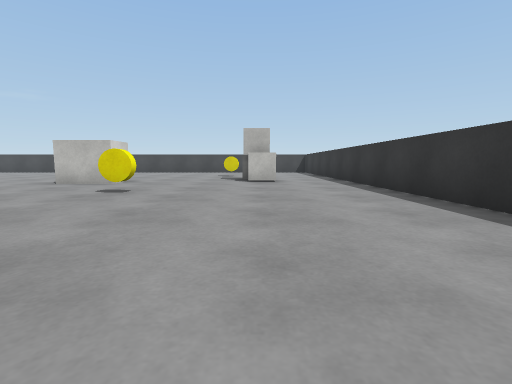
view 1 (above)

16 first-person views from a walk through a Unity game level. The camera is 0.55 m above the floor, tilts 6° down and sees 85° across. The floor is counted in squares, 1 m on a side. Each view is taken from the middle of a square. On the plan, view 1 faces up. The plan holds only what a view shows up to about 9 squares ahead; the rest is blank. The player character is not drawn. Surface patterns are stand-ins for the level's own textures.

view 2
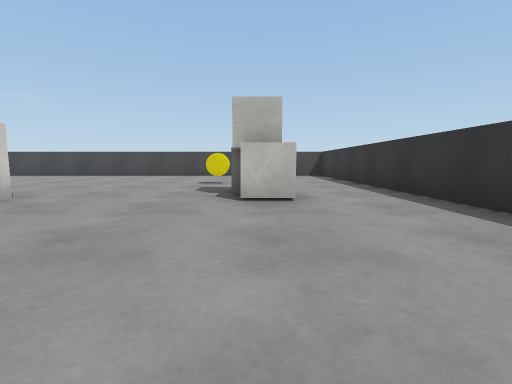

view 3
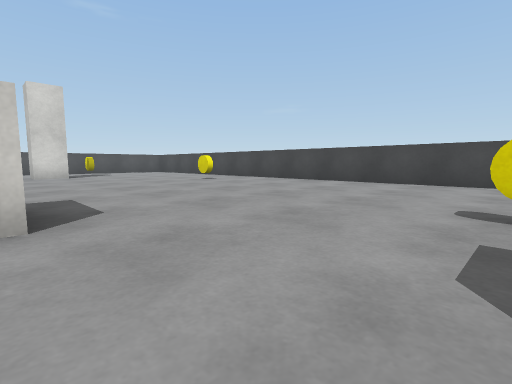

view 4
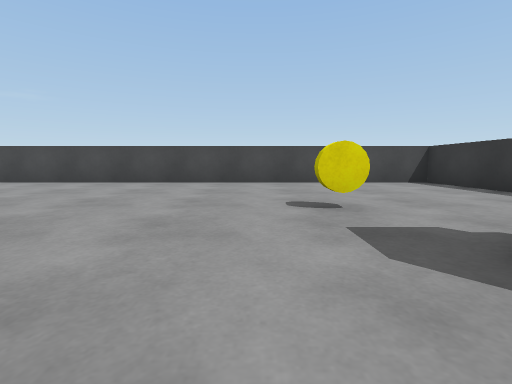

view 5
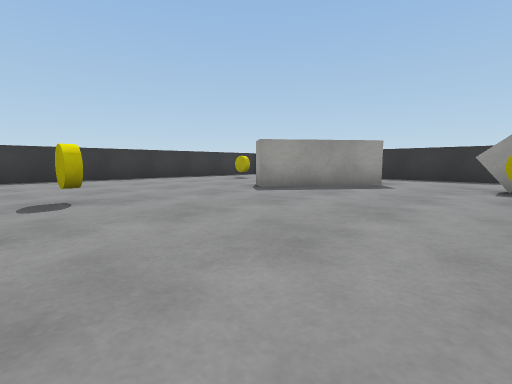

view 6
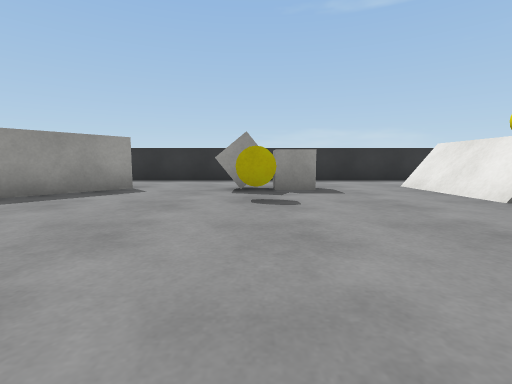

view 7
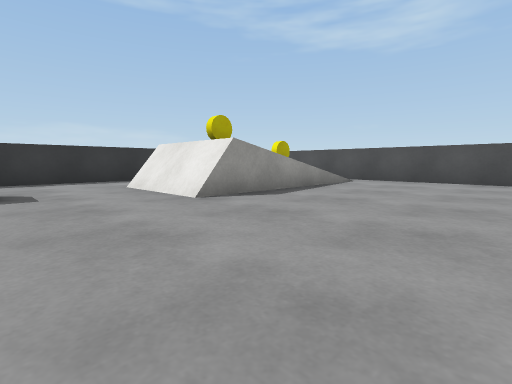

view 8
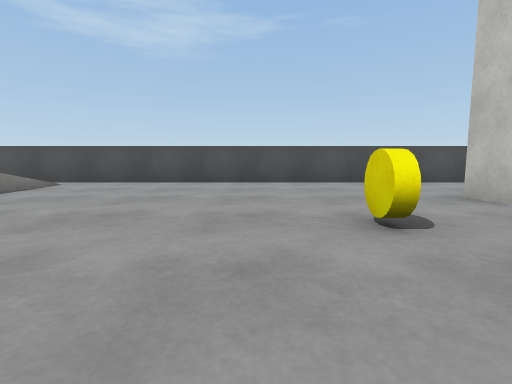

view 9
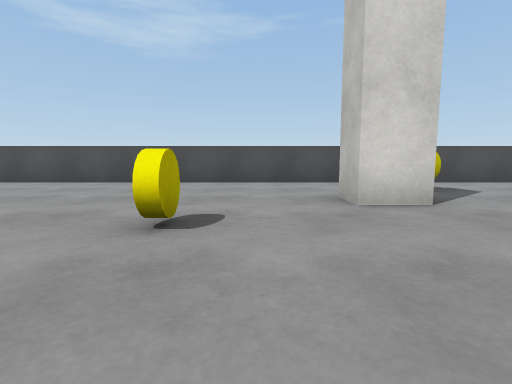

view 10
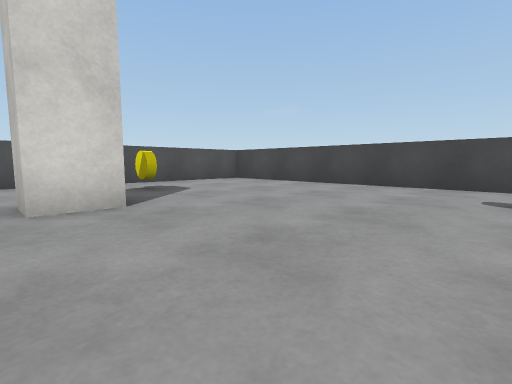

view 11
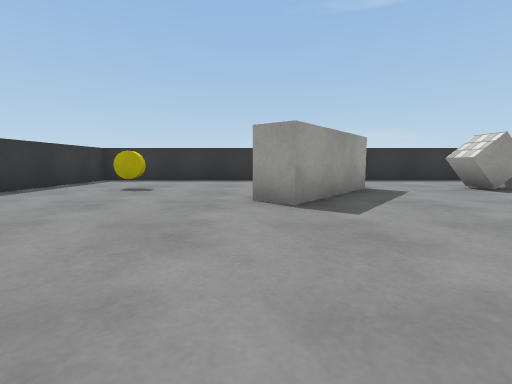

view 12
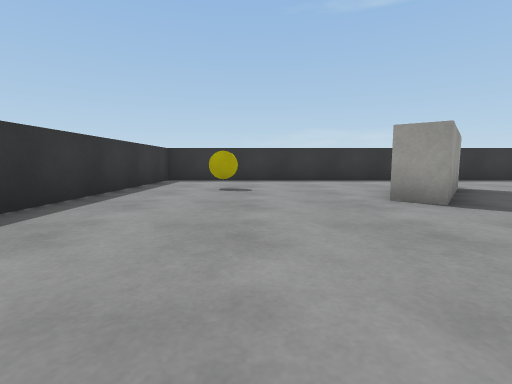

view 13
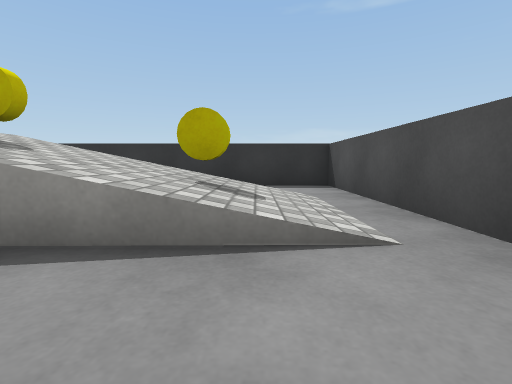

view 14
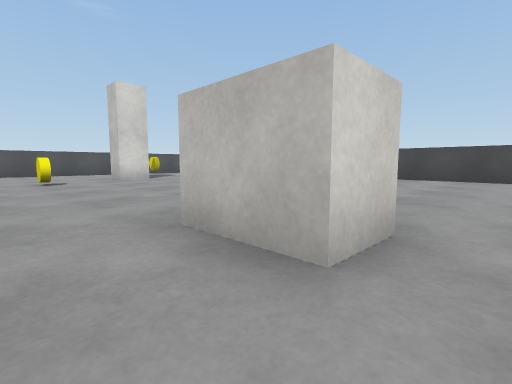

view 15
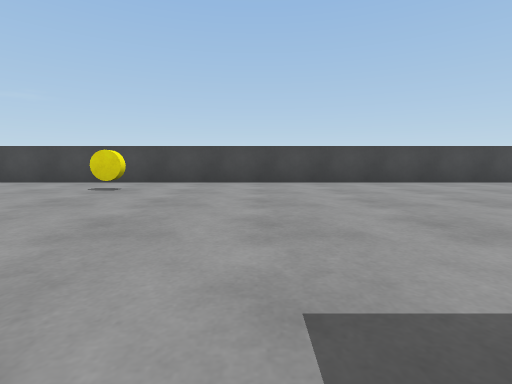

view 16
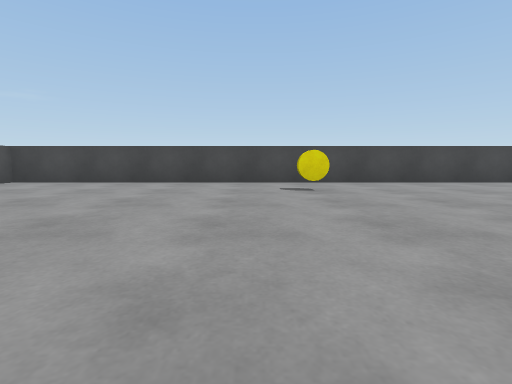

### Floor plan
Points are (right, up) in squares from view 1. A wall is a line through its corners. A room is listed if a view was taken in it or the views show most of it. See-through windows are left out.
Room 1 (views 1, 2, 3, 4, 5, 6, 7, 8, 9, 10, 11, 12, 13, 14, 15, 16)
walls: (-10.9, 1.2) (-10.8, -1.5); (-11.3, 1.2) (-11, 1.2) (-11, 0.8); (-12.6, 10.4) (-12.6, 9.3) (-13.5, 9.3); (-4.4, -1) (-2.5, 1.4) (-1.9, 0.9); (-16.8, -3.7) (2.8, -3.7) (2.8, 15.8) (-16.8, 15.8) (-16.8, -3.7)
low walls: (-10.6, 1.2) (-10.6, -1.5)
objects: yellow cylinder (-15, 12); yellow cylinder (-14, 0); yellow cylinder (-12, 0); yellow cylinder (-11, 7); yellow cylinder (-9, 13); white cube (-8, -1); white cube (-7, -1) to (-6, -1); yellow cylinder (-7, 1); block (-5, 8) to (-4, 8); yellow cylinder (-3, 5); yellow cylinder (-1, 11); white cube (0, 8); white cube (0, 9); yellow cylinder (1, -1)

Where each view was taken, in squares from view 1:
view 1: 0 up, 0 right, facing up
view 2: 4 up, 0 right, facing up
view 3: 8 up, 1 left, facing up-left
view 4: 8 up, 2 left, facing up
view 5: 6 up, 7 left, facing down-right
view 6: 5 up, 7 left, facing down
view 7: 5 up, 8 left, facing down-left
view 8: 6 up, 9 left, facing left
view 9: 8 up, 9 left, facing left
view 10: 9 up, 9 left, facing up-left
view 11: 5 up, 2 left, facing down
view 12: 5 up, 0 right, facing down
view 13: 3 up, 15 left, facing down
view 14: 6 up, 3 left, facing up-left
view 15: 8 up, 6 left, facing up
view 16: 8 up, 10 left, facing up
